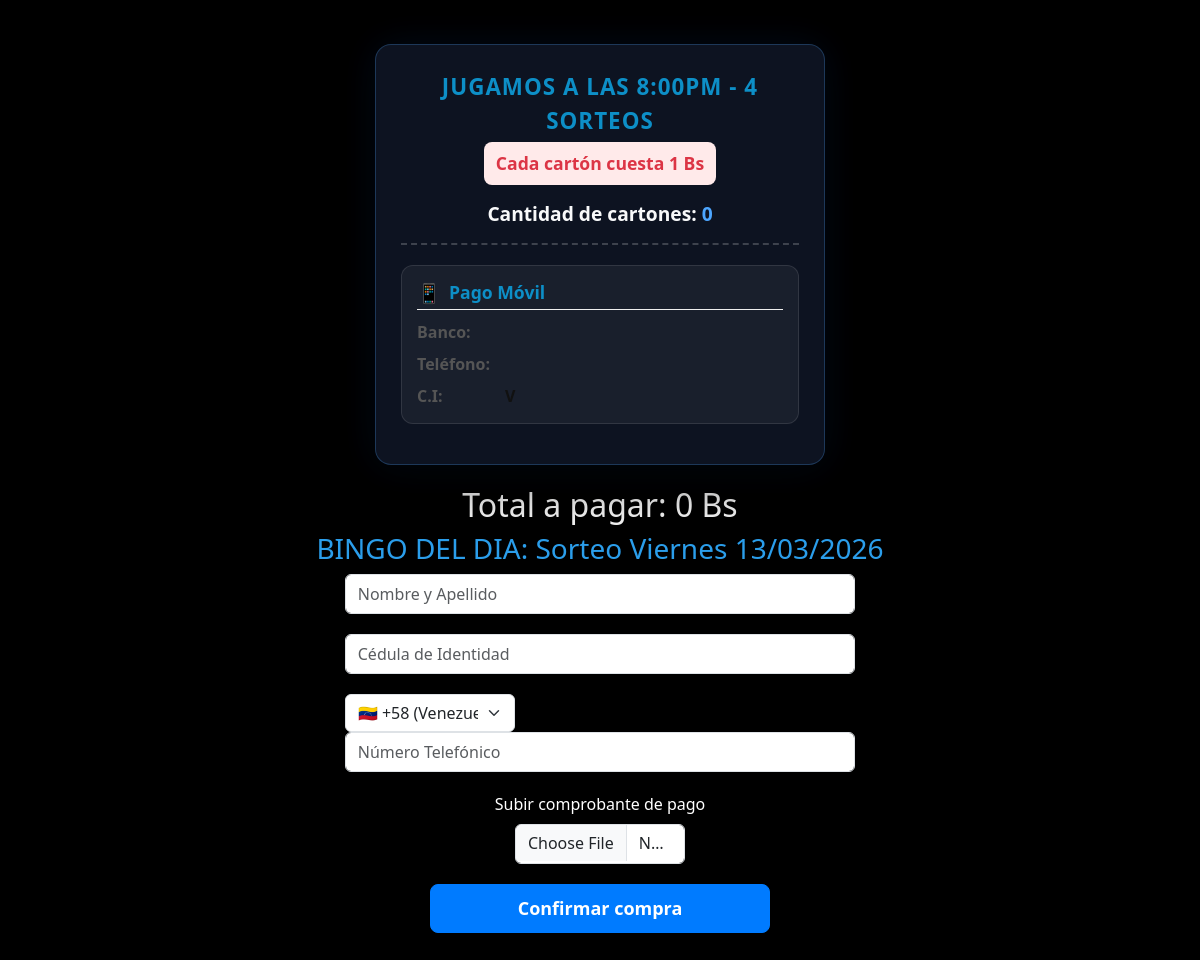
Screenshot of /compra with the database file from the repository.
### tables this page shows
CREATE TABLE partida (
    id INTEGER PRIMARY KEY CHECK (id = 1), -- Solo una fila, siempre tendrá id = 1
    partida TEXT,
    precio_de_carton REAL,
    precio_dolar REAL,
    zelle TEXT,
    estatus TEXT,
    modalidad_carton_regalo TEXT,
    recompensa REAL
               , imagen TEXT DEFAULT 'logo.png', total_cartones INTEGER DEFAULT 200);

### app.py (the view, shortened to what this page needs)
@app.route("/compra", methods=["POST", "GET"])
def pago():
    return render_template("comprar.html", cartones_seleccionados='', total_price=0,
                           premio=get_premio(), precio=int(get_precio()), enunciado=get_enunciado(),
                           total_price2=0, zelle=get_zelle(), precio_dolares=get_dolar(), venta='uno')

### crud.py (called while the page is built)
def get_enunciado():
    conn = sqlite3.connect('bingo.db')
    cursor = conn.cursor()
    cursor.execute("SELECT estatus FROM partida WHERE id = 1")
    estatus = cursor.fetchone()[0]
    conn.commit()
    if estatus == "Venta en curso":
        cursor.execute("SELECT partida FROM partida")
        data = cursor.fetchone()  # Recupera todos los datos de la tabla
        conn.close()
    else:
        data = ["No hay cartones disponibles"]
    return data[0] if data else None

def get_premio():
    conn = sqlite3.connect('bingo.db')
    cursor = conn.cursor()
    cursor.execute("SELECT recompensa FROM partida")
    data = cursor.fetchone()  # Recupera todos los datos de la tabla
    conn.close()
    return data[0] if data else None

def get_precio():
    conn = sqlite3.connect('bingo.db')
    cursor = conn.cursor()
    cursor.execute("SELECT precio_de_carton FROM partida")
    data = cursor.fetchone()  # Recupera todos los datos de la tabla
    conn.close()
    return data[0] if data else None

def get_dolar():
    conn = sqlite3.connect('bingo.db')
    cursor = conn.cursor()
    cursor.execute("SELECT precio_dolar FROM partida WHERE id = 1")
    dolar = cursor.fetchone()[0]
    conn.close()
    return dolar if dolar else None

def get_zelle():
    conn = sqlite3.connect('bingo.db')
    cursor = conn.cursor()
    cursor.execute("SELECT zelle FROM partida WHERE id = 1")
    zelle = cursor.fetchone()[0]
    conn.close()
    return zelle if zelle else None

### templates/comprar.html (shortened to what this page needs)
<!DOCTYPE html>
<html lang="es">
<head>
    <link href="https://cdn.jsdelivr.net/npm/bootstrap@5.3.3/dist/css/bootstrap.min.css" rel="stylesheet">
</head>
<body>
    <center>
        <div class="info-box">
            <p class="premio-title">{{ premio }}</p>
            <div class="precio-alert">Cada cartón cuesta {{ precio }} Bs</div>
            <p class="cartones-info">Cantidad de cartones: <span style="color:#4da6ff;">{{ cartones_seleccionados.split(',') | length if cartones_seleccionados else 0 }}</span></p>
            <div class="info-section">
                <h4><span style="font-size: 1.2rem;">📱</span> Pago Móvil</h4>
                <div class="data-grid">
                    <strong>Banco:</strong>
                    <span></span>
                    <strong>Teléfono:</strong>
                    <span></span>
                    <strong>C.I:</strong>
                    <span>V</span>
                </div>
            </div>
        </div>
        <h2 style="color: whitesmoke;">Total a pagar: {{ total_price }} Bs</h2>
        <h3 style="color: rgb(43, 158, 235); font-family: system-ui, -apple-system, BlinkMacSystemFont, 'Segoe UI', Roboto, Oxygen, Ubuntu, Cantarell, 'Open Sans', 'Helvetica Neue', sans-serif;">BINGO DEL DIA: {{ enunciado }}</h3>
        <form id="compraForm" action="" method="POST" enctype="multipart/form-data">
            <div class="mb-3">
                <input type="text" class="form-control" style="width: 90%;" id="nombre" name="nombre" required placeholder="Nombre y Apellido">
            </div>
            <div class="mb-3">
                <input type="number" class="form-control" style="width: 90%;" id="cedula" name="cedula" required placeholder="Cédula de Identidad" min="0">
            </div>
            <div class="mb-3">
                <select id="codigo_pais" class="form-select" style="width: 30%; margin-right: 60%;" required>
                    <option value="+58" selected>🇻🇪 +58 (Venezuela)</option>
                </select>
                <input type="number" class="form-control" style="width: 90%;" id="telefono" placeholder="Número Telefónico" required>
            </div>
            <label style="color: white;" for="referencia" class="form-label">Subir comprobante de pago</label>
            <div class="mb-3">
                <input type="file" class="form-control" style="width: 30%;" id="referencia" name="referencia" required accept=".png, .jpg, .jpeg">
            </div>
            <button type="submit" style="font-size: large;" class="btn submit-btn">Confirmar compra</button>
        </form>
    </center>
</body>
</html>

### templates/comprar.html (style rules this page uses)
body { background-color: #000000; display: flex; justify-content: center; align-items: center; margin-bottom: 7vh; margin-top: -1vh; }
.submit-btn { background-color: #007bff; border-color: #007bff; color: white; padding: 10px 10px; font-size: 10px; font-weight: bold; border-radius: 8px; transition: all 0.6s ease-in-out; width: 60%; text-align: center; display: inline-block; }
.info-box { background: rgba(18, 26, 44, 0.75); backdrop-filter: blur(16px); -webkit-backdrop-filter: blur(16px); border-radius: 16px; padding: 25px; margin-top: 30px; margin-bottom: 20px; width: 90%; max-width: 450px; box-shadow: 0 20px 50px rgba(0, 0, 0, 0.5), 0 0 40px rgba(37, 117, 252, 0.1); border: 1px solid rgba(77, 166, 255, 0.25); text-align: center; }
.info-box .premio-title { font-size: 1.4rem; color: #0d8fc7; font-weight: 800; margin-bottom: 5px; text-transform: uppercase; letter-spacing: 1px; }
.info-box .precio-alert { font-size: 1.1rem; font-weight: 800; color: #dc3545; background-color: #ffeaea; padding: 8px 12px; border-radius: 8px; display: inline-block; margin-bottom: 15px; }
.info-box .cartones-info { font-size: 1.2rem; color: #f8f9fa; font-weight: 700; margin-bottom: 20px; border-bottom: 2px dashed rgba(255, 255, 255, 0.2); padding-bottom: 15px; }
.info-section { background-color: rgba(255, 255, 255, 0.05); border-radius: 12px; padding: 15px; margin-bottom: 15px; border: 1px solid rgba(255, 255, 255, 0.1); text-align: left; color: #f8f9fa; }
.info-section h4 { color: #0d8fc7; font-size: 1.1rem; font-weight: 700; margin-bottom: 10px; display: flex; align-items: center; gap: 8px; border-bottom: 1px solid #eee; padding-bottom: 5px; }
.data-grid { display: grid; grid-template-columns: auto 1fr; gap: 8px 15px; font-size: 1rem; }
.data-grid strong { color: #555; text-align: left; }
.data-grid span { color: #111; font-weight: 600; text-align: left; }
input { margin-bottom: 20px; width: 100%; border-radius: 10px; height: 40px; border: 2px solid #ddd; background-color: #f9f9f9; font-size: 16px; transition: all 0.3s ease-in-out; }

### rows the page displays
partida: recompensa "JUGAMOS A LAS 8:00PM - 4 SORTEOS", partida "Sorteo Viernes 13/03/2026"

### other values shown
{{ precio }} "1"
{{ total_price }} "0"
